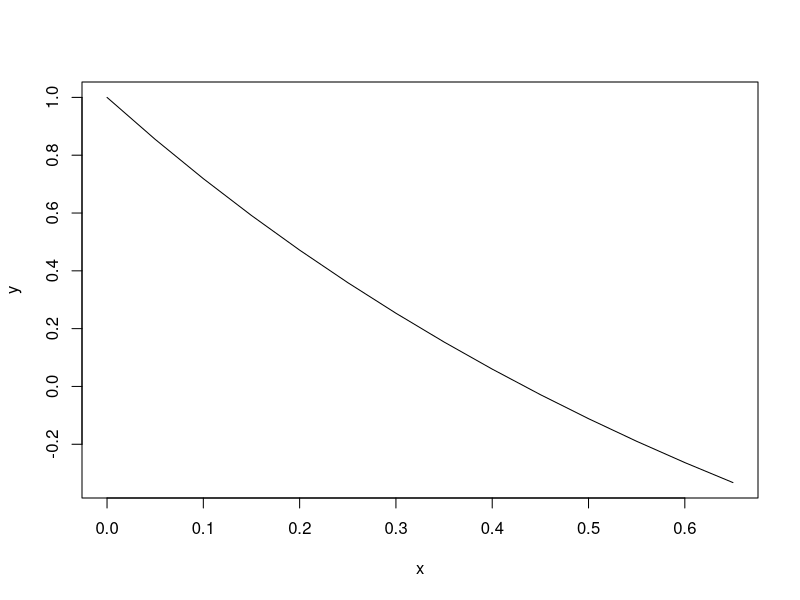
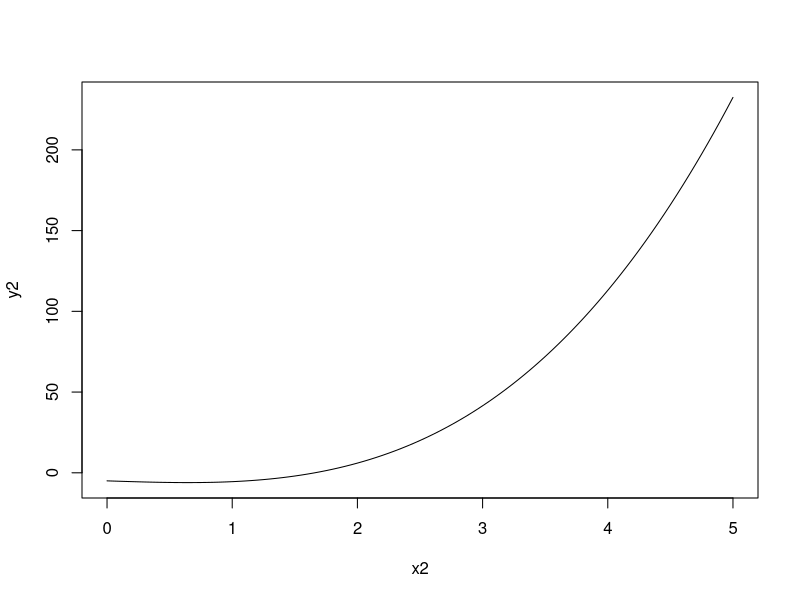

Here is the R script that generated these plots, in order:
x = seq(0,0.65,0.05); x

y = exp(-2*x)- sin(x) ; y

a = data.frame(x,y) ; a

plot(x,y,type = "l")


x2 = seq(0,5,0.05); x2

y2 = 2*(x2^3) - (2.5*x2) - 5 ;y2

b = data.frame(x2,y2) ; b

plot(x2,y2,type = "l")


